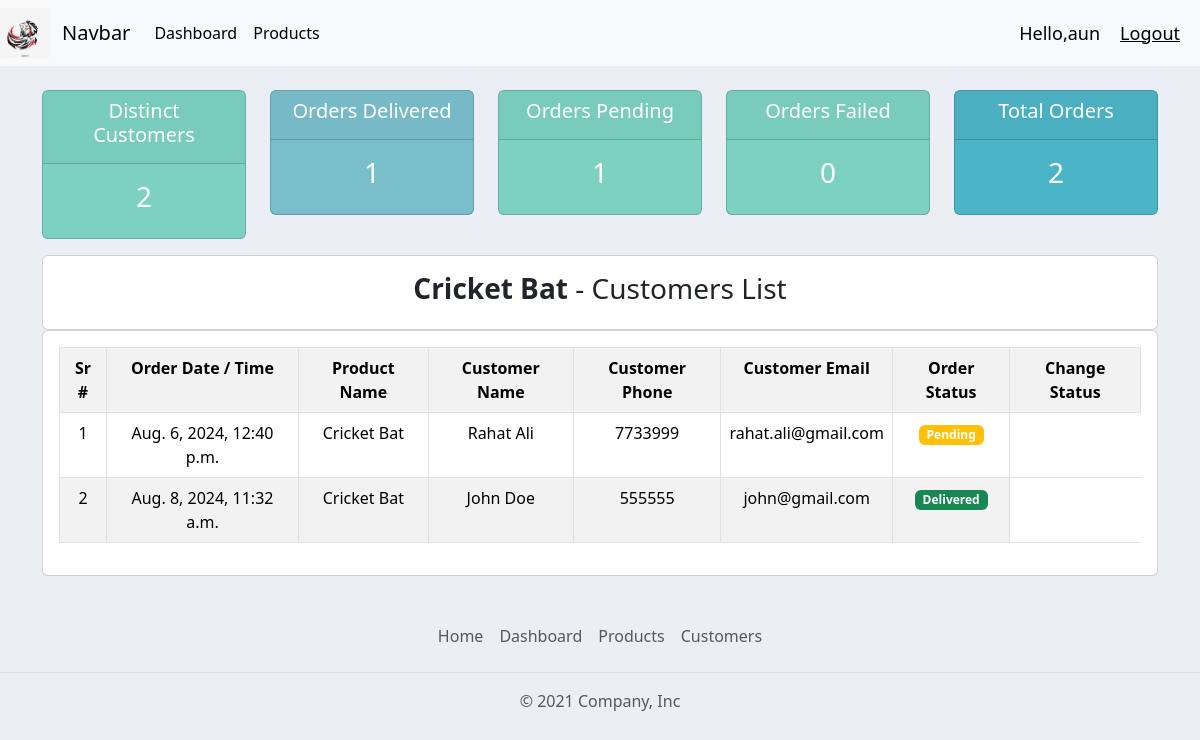
/product_details/3 (signed in), run on the app's committed database.
### accounts/models.py (models this page shows, shortened)
class Product(models.Model):
    CATEGORY = (
        ('Indoor', 'Indoor'),
        ('Outdoor', 'Outdoor'),
        ('Mobile', 'Mobile'),
        ('Stationary', 'Stationary'),
        ('Animals', 'Animals'),
        ('Grocery', 'Grocery'),
    )
    name = models.CharField(max_length=200, null=True)
    price = models.FloatField(null=True)
    category = models.CharField(max_length=200, null=True, choices=CATEGORY)
    desciption = models.TextField(max_length=200, null=True, blank=True)
    date_created = models.DateTimeField(auto_now_add=True , null=True)
    tags = models.ManyToManyField(Tag)
    def __str__(self):
        return self.name if self.name else "No Tag"

class Order(models.Model):
    STATUS = (
        ('Pending', 'Pending'),
        ('Out of Deliver', 'Out of Deliver'),
        ('Delivered', 'Delivered'),
    )
    customer = models.ForeignKey(Customer, null=True, on_delete=models.CASCADE, related_name="orders")
    product = models.ForeignKey(Product, null=True, on_delete=models.CASCADE, related_name="products")
    status = models.CharField(max_length=200, null=True, choices=STATUS)
    note = models.CharField(max_length=1000, null=True)
    date_created = models.DateTimeField(auto_now_add=True , null=True)

class Customer(models.Model):
    user = models.OneToOneField(User, null=True, blank=True, on_delete=models.CASCADE)
    name = models.CharField(max_length=200, null=True)
    phone = models.CharField(max_length=200, null=True)
    email = models.CharField(max_length=200, null=True)
    profile_pic = models.ImageField(default="Pic.jpeg", null=True, blank=True)
    date_created = models.DateTimeField(auto_now_add=True , null=True)

### accounts/decorators.py (the view)
        def wrapper_func(request, *args, **kwargs):
            group = None
            if request.user.groups.exists():
                group = request.user.groups.all()[0].name
            if group in allowed_roles:
                return view_func(request, *args, **kwargs)
            else:
                return HttpResponse("You are not authorized to view this page!")

### templates/accounts/product_details.html (shortened to what this page needs)
{% extends "main.html" %}
{% load static %}
{% block content %}
<div class="container">
  <br />
  <div class="row">
    <div class="col">
        <div class="col-md">
          <div class="card text-center text-white mb-3" id="orders-pending">
            <div class="card-header">
              <h5 class="card-title">Distinct Customers</h5>
            </div>
            <div class="card-body">
              <h3 class="card-title">{{prod_orders_count}}</h3>
            </div>
          </div>
        </div>
      </div>
    <div class="col">
      <div class="col-md">
        <div class="card text-center text-white mb-3" id="orders-delivered">
          <div class="card-header">
            <h5 class="card-title">Orders Delivered</h5>
          </div>
          <div class="card-body">
            <h3 class="card-title">{{orders_delivered}}</h3>
          </div>
        </div>
      </div>
    </div>
    <div class="col">
      <div class="col-md">
        <div class="card text-center text-white mb-3" id="orders-pending">
          <div class="card-header">
            <h5 class="card-title">Orders Pending</h5>
          </div>
          <div class="card-body">
            <h3 class="card-title">{{orders_pending}}</h3>
          </div>
        </div>
      </div>
    </div>
    <div class="col">
        <div class="col-md">
          <div class="card text-center text-white mb-3" id="orders-pending">
            <div class="card-header">
              <h5 class="card-title">Orders Failed</h5>
            </div>
            <div class="card-body">
              <h3 class="card-title">{{orders_out_of_delivered}}</h3>
            </div>
          </div>
        </div>
      </div>
      <div class="col">
        <div class="col-md">
          <div class="card text-center text-white mb-3" id="total-orders">
            <div class="card-header">
              <h5 class="card-title">Total Orders</h5>
            </div>
            <div class="card-body">
              <h3 class="card-title">{{orders_count}}</h3>
            </div>
          </div>
        </div>
      </div>
  </div>
  <div class="row">
    <div class="col-md">
      <div class="card card-body">
        <h3 class="text-center"><b>{{prod}}</b> - Customers List</h3>
      </div>
      <div class="card card-body">
        <table class="table table-bordered table-striped">
          <tr class="text-center">
            <th>Sr #</th>
            <th>Order Date / Time</th>
            <th>Product Name</th>
            <th>Customer Name</th>
            <th>Customer Phone</th>
            <th>Customer Email</th>
            <th>Order Status</th>
            <th>Change Status</th>
          </tr>
          {% for order in orders_prod %}
          <tr class="text-center">
            <td>{{ forloop.counter }}</td>
            <td>{{ order.date_created}}</td>
            <td>{{ order.product.name}}</td>
            <td>{{ order.customer.name}}</td>
            <td>{{ order.customer.phone}}</td>
            <td>{{ order.customer.email}}</td>
            <td>
              {% if order.status == "Delivered" %}
              <span class="badge text-bg-success text-white">{{ order.status }}</span>
              {% elif order.status == "Pending" %}
              <span class="badge text-bg-warning text-white">{{ order.status }}</span>
              {% elif order.status == "Out of Deliver" %}
              <span class="badge text-bg-danger text-white">Delivery Failed</span>
              {% else %}
              <span class="badge text-bg-secondary text-white">{{ order.status }}</span>
              {% endif %}
            </td>
          </tr>
          {% endfor %}
        </table>
      </div>
    </div>
  </div>
</div>
{% endblock content %}

### templates/body/navbar.html (shortened to what this page needs)
{% load static %}
<nav class="navbar navbar-expand-lg bg-body-tertiary">
  <img src="{% static "img/download.png" %}" height="50px" width="50px">
    <div class="container-fluid">
      <a class="navbar-brand" href="{% url "home" %}">Navbar</a>
      <div class="collapse navbar-collapse" id="navbarSupportedContent">
        <ul class="navbar-nav me-auto mb-2 mb-lg-0">
          {% if request.user.is_staff %}
          <li class="nav-item">
            <a class="nav-link active" aria-current="page" href="{% url "home" %}">Dashboard</a>
          </li>
          <li class="nav-item">
            <a class="nav-link active" aria-current="page" href="{% url "products" %}">Products</a>
          </li>
          {% else %}
          <li class="nav-item">
            <a class="nav-link" aria-current="page" href="{% url "account" %}">Settings</a>
          </li>
          {% endif %}
        </ul>
      </div>
    </div>
    <span class="hello-msg">Hello,{{request.user}}</span>
    <span ><a class="hello-msg" href="{% url "logout" %}"> Logout</a></span>
  </nav>

### static/css/main.css (style rules this page uses)
body { background-color: #ebeff5 }
#total-orders { background-color: #4cb4c7 }
#orders-delivered { background-color: #7abecc }
#orders-pending { background-color: #7CD1C0 }

### templates/body/navbar.html (style rules this page uses)
.hello-msg { font-size: 18px; color: black; margin-right: 20px }

### data on the page
Product: name "Cricket Bat"
Order: date_created "Aug. 6, 2024, 12:40 p.m.", product.name "Cricket Bat", customer.name "Rahat Ali", customer.phone "7733999", customer.email "rahat.ali@gmail.com", status "Pending"
Order: date_created "Aug. 8, 2024, 11:32 a.m.", product.name "Cricket Bat", customer.name "John Doe", customer.phone "555555", customer.email "john@gmail.com", status "Delivered"

### other printed values
{{ request.user }} "aun"
{{ prod_orders_count }} "2"
{{ orders_delivered }} "1"
{{ orders_pending }} "1"
{{ orders_out_of_delivered }} "0"
{{ orders_count }} "2"
